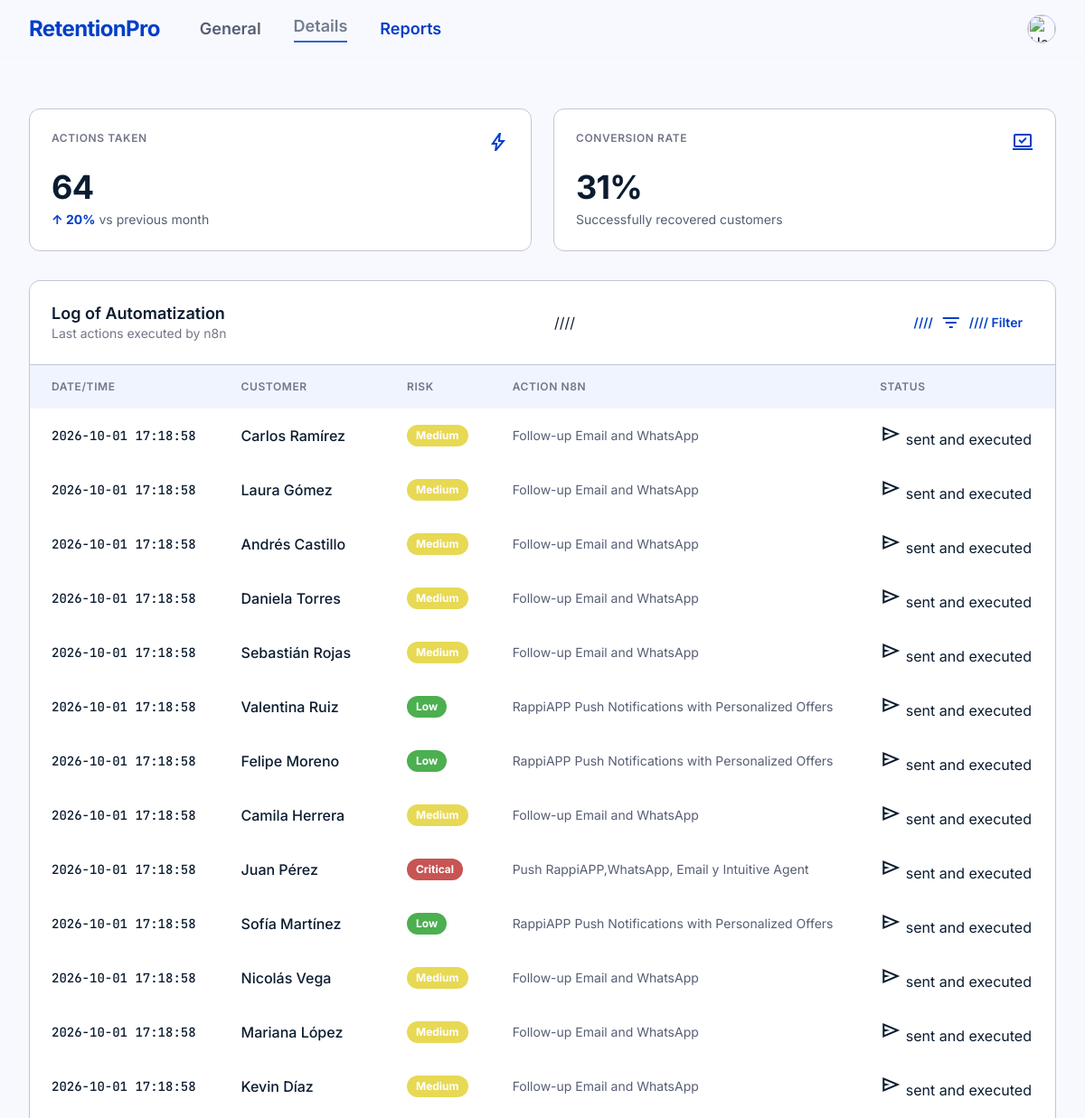
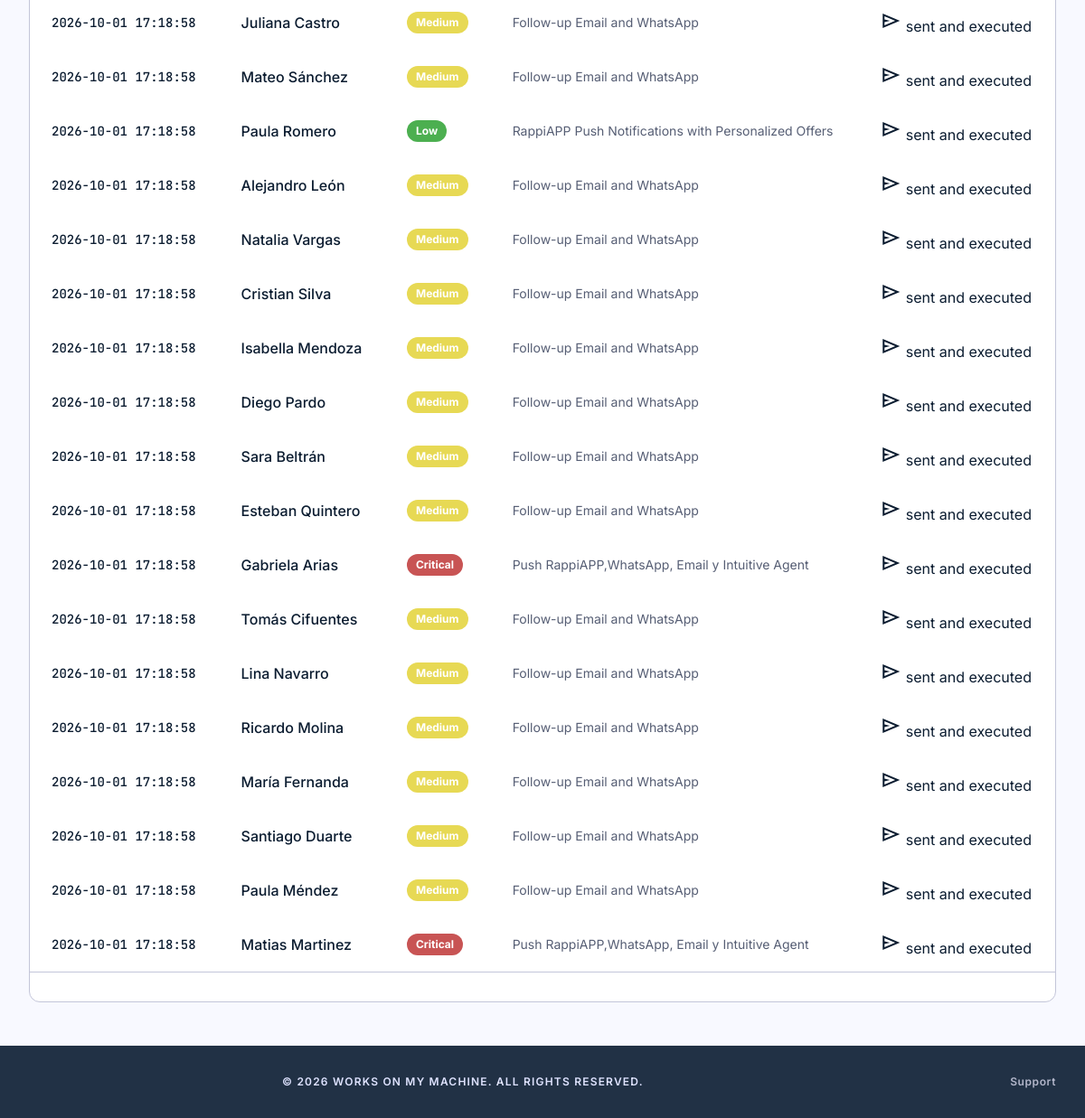
The page /Reportes.php on the database its author committed (2 pictures, top to bottom).
### tables this page shows
CREATE TABLE `clientes_rappipro` (
  `id_cliente` int(11) NOT NULL,
  `nombre` varchar(50) NOT NULL,
  `apellido` varchar(50) NOT NULL,
  `restaurante_favorito` varchar(50) NOT NULL,
  `correo` varchar(50) NOT NULL,
  `telefono` varchar(50) NOT NULL,
  `ciudad` varchar(50) NOT NULL,
  `dias_inactivos` int(2) NOT NULL,
  `frecuencia_semanal` int(1) NOT NULL,
  `pedidos_mes` int(3) NOT NULL,
  `valor_compras_mes_cop` decimal(10,2) DEFAULT NULL,
  `pqr_mes` int(2) NOT NULL,
  `pqr_abierta` int(1) NOT NULL DEFAULT 0,
  `antiguedad_meses` int(4) NOT NULL,
  `cancelaciones_mes` int(4) NOT NULL,
  `score` int(3) DEFAULT NULL,
  `Prob_Motivo` varchar(20) DEFAULT NULL
);

### Reportes.php (the view, shortened to what this page needs)
<?php
require "Conexion.php";
$columnas = ["id_cliente", "nombre", "apellido", "restaurante_favorito", "correo", "telefono", "ciudad", "dias_inactivos", "frecuencia_semanal", "pedidos_mes", "valor_compras_mes_cop", "pqr_mes", "pqr_abierta", "antiguedad_meses", "cancelaciones_mes","score","Prob_Motivo"];
$query = "SELECT " . implode(",", $columnas) . " FROM clientes_rappipro";
$resultado = $conexion->query($query);
$clientes = [];
while ($fila = $resultado->fetch_assoc()) {
    $clientes[] = $fila;
}
$rojo = 0;
$amarillo = 0;
$verde = 0;
foreach ($clientes as &$cliente) {
    $score = $cliente['score'];
    if ($score >= 0 && $score <= 33.3) {
        $rojo +=1;
    } elseif ($score > 33.3 && $score <= 66.6) {
        $amarillo += 1;
    } else{
        $verde += 1;
    }
}
$NClientes = count($clientes);
$EjecucionesR = $rojo*4 + $amarillo*2 + $verde;
echo " Datos extraídos en Prin.php: " . $NClientes . " clientes encontrados\n";
$query = "SELECT " . implode(",", $columnas) . " FROM clientes_rappipro ORDER BY id_cliente ";
$resultadoClientes = $conexion->query($query);
$fecha_hora = date("Y-m-d H:i:s");
?>
<!DOCTYPE html>
<html class="light" lang="es"><head>
<script src="https://cdn.tailwindcss.com?plugins=forms,container-queries"></script>
<script id="tailwind-config">
      tailwind.config = {
        darkMode: "class",
        theme: {
          extend: {
            "colors": {
                    "background": "#f8f9ff",
                    "surface-container-lowest": "#ffffff",
                    "primary": "#003ec7",
                    "secondary": "#565e74",
                    "tertiary-fixed": "#ffdbd2",
                    "secondary-container": "#dae2fd",
                    "primary-fixed-dim": "#b7c4ff",
                    "secondary-fixed": "#dae2fd",
                    "tertiary": "#952200",
                    "tertiary-fixed-dim": "#ffb4a1",
                    "on-error-container": "#93000a",
                    "surface-container-highest": "#d3e4fe",
                    "primary-fixed": "#dde1ff",
                    "on-surface-variant": "#434656",
                    "on-primary": "#ffffff",
                    "on-background": "#0b1c30",
                    "inverse-surface": "#213145",
                    "surface-tint": "#004ced",
                    "on-tertiary-fixed-variant": "#891e00",
                    "surface-container-high": "#dce9ff",
                    "on-secondary-fixed-variant": "#3f465c",
                    "on-primary-fixed-variant": "#0038b6",
                    "inverse-primary": "#b7c4ff",
                    "on-primary-fixed": "#001452",
                    "tertiary-container": "#bf3003",
                    "surface-variant": "#d3e4fe",
                    "on-tertiary-container": "#ffddd5",
                    "surface-container": "#e5eeff",
                    "on-tertiary-fixed": "#3c0800",
                    "inverse-on-surface": "#eaf1ff",
                    "error": "#ba1a1a",
                    "on-secondary-container": "#5c647a",
                    "on-surface": "#0b1c30",
                    "surface-container-low": "#eff4ff",
                    "surface": "#f8f9ff",
                    "on-tertiary": "#ffffff",
                    "on-secondary-fixed": "#131b2e",
                    "on-primary-container": "#dfe3ff",
                    "error-container": "#ffdad6",
                    "on-secondary": "#ffffff",
                    "surface-bright": "#f8f9ff",
                    "secondary-fixed-dim": "#bec6e0",
                    "on-error": "#ffffff",
                    "outline-variant": "#c3c5d9",
                    "primary-container": "#0052ff",
                    "outline": "#737688",
                    "surface-dim": "#cbdbf5"
            },
            "borderRadius": {
                    "DEFAULT": "0.25rem",
                    "lg": "0.5rem",
                    "xl": "0.75rem",
                    "full": "9999px"
            },
            "spacing": {
                    "sidebar-width": "280px",
                    "gutter-grid": "24px",
                    "base": "8px",
                    "margin-canvas": "32px",
                    "padding-card": "24px"
            },
            "fontFamily": {
                    "title-sm": ["Inter"],
                    "body-sm": ["Inter"],
                    "label-caps": ["Inter"],
                    "display-lg": ["Inter"],
                    "data-mono": ["JetBrains Mono"],
                    "body-md": ["Inter"],
                    "headline-md": ["Inter"]
            },
            "fontSize": {
                    "title-sm": ["18px", {"lineHeight": "24px", "fontWeight": "600"}],
                    "body-sm": ["14px", {"lineHeight": "20px", "fontWeight": "400"}],
                    "label-caps": ["12px", {"lineHeight": "16px", "letterSpacing": "0.05em", "fontWeight": "600"}],
                    "display-lg": ["36px", {"lineHeight": "44px", "letterSpacing": "-0.02em", "fontWeight": "700"}],
                    "data-mono": ["14px", {"lineHeight": "20px", "fontWeight": "500"}],
                    "body-md": ["16px", {"lineHeight": "24px", "fontWeight": "400"}],
                    "headline-md": ["24px", {"lineHeight": "32px", "letterSpacing": "-0.01em", "fontWeight": "600"}]
            }
          },
        },
      }
    </script>
</head>
<body class="bg-background text-on-background min-h-screen flex flex-col">
<header class="fixed top-0 left-0 right-0 z-50 bg-surface dark:bg-inverse-surface border-b border-surface-container-low dark:border-inverse-surface flex justify-between items-center px-margin-canvas h-16 w-full">
    <div class="flex items-center gap-8">
        <div class="font-headline-md text-headline-md text-primary dark:text-inverse-primary font-bold tracking-tight">
            RetentionPro
        </div>
        <nav class="hidden md:flex gap-6 h-full items-center">
            <a class="font-title-sm text-title-sm text-secondary dark:text-primary-fixed-dim hover:text-primary dark:hover:text-primary-fixed hover:bg-surface-container-high dark:hover:bg-surface-variant transition-colors px-3 py-2 rounded-md flex items-center h-full"
               href="Index.php?page=dashboard">
                General
            </a>
            <a class="font-title-sm text-title-sm text-secondary dark:text-inverse-primary border-b-2 border-primary dark:border-inverse-primary pb-1 flex items-center h-full opacity-80"
               href="Index.php?page=detalle">
                Details
            </a>
            <a class="font-title-sm text-title-sm text-primary dark:text-primary-fixed-dim hover:text-primary dark:hover:text-primary-fixed hover:bg-surface-container-high dark:hover:bg-surface-variant transition-colors px-3 py-2 rounded-md flex items-center h-full"
               href="Index.php?page=reportes">
                Reports
            </a>
        </nav>
    </div>
    <div class="flex items-center gap-4">
        <div class="relative ml-2">
            <button onclick="toggleMenu()"
                class="w-8 h-8 rounded-full overflow-hidden border border-outline-variant">
                <img src="https://lh3.googleusercontent.com/aida-public/AB6AXuAwqK05HBrYlkiGhXfR5nnbCFjCSXnJF5xKBnDwDfqnMPSOMAViGZ2yzzVgVnDIVJTan7euhtgLEyANKwBSfw-QjTopiw1kD52VQst4FwhNA9pyqXNqwe9FwRtFG9O_dyJs214nL6n-JAKmBAVQG33SxLZMVHiWY322PU14fS0ErCmranYR59CMwGYrPDEWuaehI76FU-GDUNmz6NlVB4G5WZJXz6LUOOXPSCRZilGupwvbIxv1sBrfU1p-1oJ3hj5c7KmNgtEZfgQ"
                     class="w-full h-full object-cover"
                     alt="User profile">
            </button>
        </div>
    </div>
</header>
<main class="flex-grow pt-24 pb-12 px-margin-canvas max-w-[1440px] mx-auto w-full">
<section class="grid grid-cols-1 gap-gutter-grid mb-margin-canvas md:grid-cols-2">
<div class="bg-surface-container-lowest border border-outline-variant p-padding-card rounded-xl">
<div class="flex justify-between items-start mb-4">
<span class="font-label-caps text-label-caps text-outline uppercase">Actions Taken</span>
<span class="material-symbols-outlined text-primary" data-icon="bolt">bolt</span>
</div>
<div class="text-display-lg font-display-lg"><?php echo $EjecucionesR; ?></div>
<div class="text-body-sm text-secondary mt-1 flex items-center gap-1">
<span class="text-primary font-bold">↑ 20%</span> vs previous month</div>
</div>
<div class="bg-surface-container-lowest border border-outline-variant p-padding-card rounded-xl">
<div class="flex justify-between items-start mb-4">
<span class="font-label-caps text-label-caps text-outline uppercase">Conversion Rate</span>
<span class="material-symbols-outlined text-primary" data-icon="sync_saved_locally">sync_saved_locally</span>
</div>
<div class="text-display-lg font-display-lg">31%</div>
<div class="text-body-sm text-secondary mt-1">Successfully recovered customers</div>
</div>
</section>
<div class="grid grid-cols-1 gap-gutter-grid">
<div class="bg-surface-container-lowest border border-outline-variant rounded-xl overflow-hidden flex flex-col">
<div class="p-6 border-b border-outline-variant flex justify-between items-center">
<div>
<h2 class="font-title-sm text-title-sm">Log of Automatization</h2>
<p class="text-body-sm text-outline">Last actions executed by n8n</p>
</div>
////<button class="text-primary hover:bg-primary-container/10 px-3 py-1.5 rounded-lg text-body-sm font-semibold transition-colors flex items-center gap-2">
////<span class="material-symbols-outlined text-[18px]" onclick="Reportes.filtrar()"data-icon="filter_list">filter_list</span>
    ////                    Filter</button>
</div>
<div class="overflow-x-auto">
<table class="w-full text-left">
<thead class="bg-surface-container-low">
<tr>
<th class="px-6 py-4 font-label-caps text-label-caps text-outline uppercase">Date/Time</th>
<th class="px-6 py-4 font-label-caps text-label-caps text-outline uppercase">Customer</th>
<th class="px-6 py-4 font-label-caps text-label-caps text-outline uppercase">Risk</th>
<th class="px-6 py-4 font-label-caps text-label-caps text-outline uppercase">Action n8n</th>
<th class="px-6 py-4 font-label-caps text-label-caps text-outline uppercase">Status</th>
</tr>
</thead>
<?php while ($cliente = $resultadoClientes->fetch_assoc()) { ?>
<tbody class="divide-y divide-outline-variant">
<tr class="hover:bg-surface-container-low/50 transition-colors">
<td class="px-6 py-4 font-data-mono text-data-mono"><?php echo $fecha_hora; ?></td>
<td class="px-6 py-4 font-body-md text-body-md font-medium"><?php echo $cliente['nombre'] . " " . $cliente['apellido']; ?></td>
<td class="px-6 py-4">
<?php
    $score = $cliente['score'];
    if ($score >= 0 && $score <= 33.3) {
        $result = "Critical";
        $ColorA = "#c85454";
    } elseif ($score > 33.3 && $score <= 66.6) {
        $result = "Medium";
        $ColorA = "#e7d954";
    } else{
        $result = "Low";
        $ColorA = "#4caf50";
    }
?>
<span class="inline-flex items-center gap-1.5 bg-error-container text-on-error-container px-2.5 py-1 rounded-full text-xs font-bold" style="background-color: <?php echo $ColorA; ?>;color: white;" ><?= $result ?></span>
</td>
<td class="px-6 py-4 text-body-sm text-secondary" ><?php
    if($result == "Critical"){
        $accion = "Push RappiAPP,WhatsApp, Email y Intuitive Agent";
    } elseif($result == "Medium"){
        $accion = "Follow-up Email and WhatsApp";
    } else{
        $accion = "RappiAPP Push Notifications with Personalized Offers";
    }
    echo $accion;?>
<td class="px-6 py-4">
<span class="material-symbols-outlined text-[16px]" data-icon="task_alt">send</span>
                                        sent and executed
</td>
</td>
</tr>
<?php } ?>
</tbody>
</table>
</div>
<div class="mt-auto p-4 border-t border-outline-variant flex justify-center">
</div>
</div>
</div>
</main>
<footer class="bg-inverse-surface dark:bg-surface-container-lowest flex justify-between items-center px-margin-canvas py-8 w-full md:pl-[calc(280px+32px)] z-40 mt-auto">
    <div class="font-label-caps text-label-caps text-on-primary-container dark:text-primary uppercase tracking-widest">
        © 2026 Works On My Machine. All rights reserved.
    </div>
    <div class="flex gap-6">
        <div class="">
            <button onclick="toggleSupportMenu()"
                class="font-label-caps text-label-caps text-outline-variant dark:text-outline hover:text-white dark:hover:text-black hover:underline transition-all opacity-90 hover:opacity-100">
                Support
            </button>
        </div>
    </div>
</footer>
</body></html>

### Reportes.php (style rules this page uses)
.material-symbols-outlined { font-variation-settings: 'FILL' 0, 'wght' 400, 'GRAD' 0, 'opsz' 24; }
body { font-family: 'Inter', sans-serif; }

### rows shown on the page
clientes_rappipro: nombre "Carlos", apellido "Ramírez", score "Medium", score "Follow-up Email and WhatsApp"
clientes_rappipro: nombre "Laura", apellido "Gómez", score "Medium", score "Follow-up Email and WhatsApp"
clientes_rappipro: nombre "Andrés", apellido "Castillo", score "Medium", score "Follow-up Email and WhatsApp"
clientes_rappipro: nombre "Daniela", apellido "Torres", score "Medium", score "Follow-up Email and WhatsApp"
clientes_rappipro: nombre "Sebastián", apellido "Rojas", score "Medium", score "Follow-up Email and WhatsApp"
clientes_rappipro: nombre "Valentina", apellido "Ruiz", score "Low", score "RappiAPP Push Notifications with Personalized Offers"
clientes_rappipro: nombre "Felipe", apellido "Moreno", score "Low", score "RappiAPP Push Notifications with Personalized Offers"
clientes_rappipro: nombre "Camila", apellido "Herrera", score "Medium", score "Follow-up Email and WhatsApp"
clientes_rappipro: nombre "Juan", apellido "Pérez", score "Critical", score "Push RappiAPP,WhatsApp, Email y Intuitive Agent"
clientes_rappipro: nombre "Sofía", apellido "Martínez", score "Low", score "RappiAPP Push Notifications with Personalized Offers"
clientes_rappipro: nombre "Nicolás", apellido "Vega", score "Medium", score "Follow-up Email and WhatsApp"
clientes_rappipro: nombre "Mariana", apellido "López", score "Medium", score "Follow-up Email and WhatsApp"
clientes_rappipro: nombre "Kevin", apellido "Díaz", score "Medium", score "Follow-up Email and WhatsApp"
clientes_rappipro: nombre "Juliana", apellido "Castro", score "Medium", score "Follow-up Email and WhatsApp"
clientes_rappipro: nombre "Mateo", apellido "Sánchez", score "Medium", score "Follow-up Email and WhatsApp"
clientes_rappipro: nombre "Paula", apellido "Romero", score "Low", score "RappiAPP Push Notifications with Personalized Offers"
clientes_rappipro: nombre "Alejandro", apellido "León", score "Medium", score "Follow-up Email and WhatsApp"
clientes_rappipro: nombre "Natalia", apellido "Vargas", score "Medium", score "Follow-up Email and WhatsApp"
clientes_rappipro: nombre "Cristian", apellido "Silva", score "Medium", score "Follow-up Email and WhatsApp"
clientes_rappipro: nombre "Isabella", apellido "Mendoza", score "Medium", score "Follow-up Email and WhatsApp"
clientes_rappipro: nombre "Diego", apellido "Pardo", score "Medium", score "Follow-up Email and WhatsApp"
clientes_rappipro: nombre "Sara", apellido "Beltrán", score "Medium", score "Follow-up Email and WhatsApp"
clientes_rappipro: nombre "Esteban", apellido "Quintero", score "Medium", score "Follow-up Email and WhatsApp"
clientes_rappipro: nombre "Gabriela", apellido "Arias", score "Critical", score "Push RappiAPP,WhatsApp, Email y Intuitive Agent"
clientes_rappipro: nombre "Tomás", apellido "Cifuentes", score "Medium", score "Follow-up Email and WhatsApp"
clientes_rappipro: nombre "Lina", apellido "Navarro", score "Medium", score "Follow-up Email and WhatsApp"
clientes_rappipro: nombre "Ricardo", apellido "Molina", score "Medium", score "Follow-up Email and WhatsApp"
clientes_rappipro: nombre "María", apellido "Fernanda", score "Medium", score "Follow-up Email and WhatsApp"
clientes_rappipro: nombre "Santiago", apellido "Duarte", score "Medium", score "Follow-up Email and WhatsApp"
clientes_rappipro: nombre "Paula", apellido "Méndez", score "Medium", score "Follow-up Email and WhatsApp"
clientes_rappipro: nombre "Matias", apellido "Martinez", score "Critical", score "Push RappiAPP,WhatsApp, Email y Intuitive Agent"

### other values the page prints
$EjecucionesR "64"
